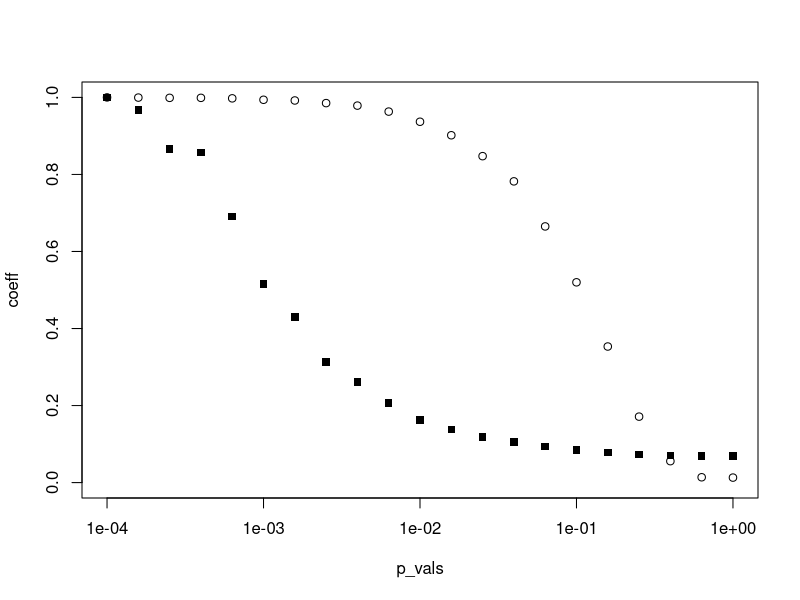

This figure's R source:
#install.packages("igraph")
library(igraph)

p_vals <- 10^(seq(-4,0,0.2))
n <- 10

avg_clustering <- vector(mode = "numeric", length = length(p_vals))
avg_shortest_path <- vector(mode = "numeric", length = length(p_vals))

for (i in seq_along(p_vals)) {
  p <- p_vals[i]
  trans_sum <- 0
  sp_sum <- 0
  for (j in 1:n) {
    ws_graph <- sample_smallworld(1, 1000, 4, p)
    trans <- transitivity(ws_graph, type = "undirected", vids = NULL,
                          weights = NULL)
    sp <- average.path.length(ws_graph)
    trans_sum <- trans_sum + trans
    sp_sum <- sp_sum + sp
  }
  avg_clustering[i] <- trans_sum / n
  avg_shortest_path[i] <- sp_sum / n
}

#Normalize them
trans <- avg_clustering/avg_clustering[1]
sp <- avg_shortest_path/avg_shortest_path[1]

x = data.frame(v1 = p_vals, v2 = sp, v3 = trans)

plot(p_vals,trans, ylim = c(0,1), ylab='coeff', log='x')
points(p_vals,sp, ylim = c(0,1), ylab='coeff',pch=15)
